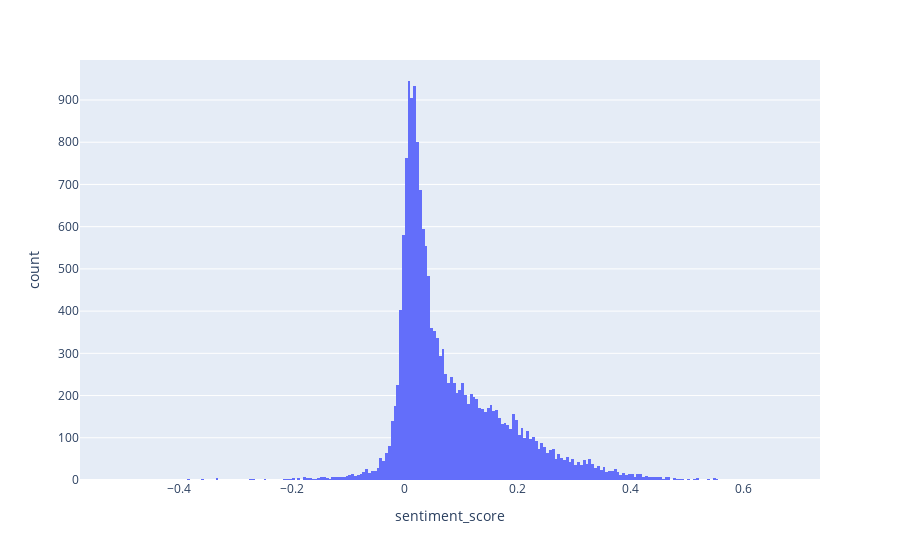

The notebook cell saved with this chart:
### Code cell
fig1 = px.histogram(sec, x='sentiment_score')
fig1.show()

### Figure 1 — Plotly figure (JSON) as saved in the notebook; plotly's stock layout.template omitted (floating-point values rounded to 4 significant figures; data arrays with more than 128 entries replaced by an {"elided": "..."} marker saying what was removed)
{"data": [{"alignmentgroup": "True", "bingroup": "x", "hovertemplate": "sentiment_score=%{x}<br>count=%{y}<extra></extra>", "legendgroup": "", "marker": {"color": "#636efa", "pattern": {"shape": ""}}, "name": "", "offsetgroup": "", "orientation": "v", "showlegend": false, "type": "histogram", "x": {"elided": "17408 float values"}, "xaxis": "x", "yaxis": "y"}], "layout": {"barmode": "relative", "legend": {"tracegroupgap": 0}, "margin": {"t": 60}, "xaxis": {"anchor": "y", "domain": [0, 1], "title": {"text": "sentiment_score"}}, "yaxis": {"anchor": "x", "domain": [0, 1], "title": {"text": "count"}}}}
